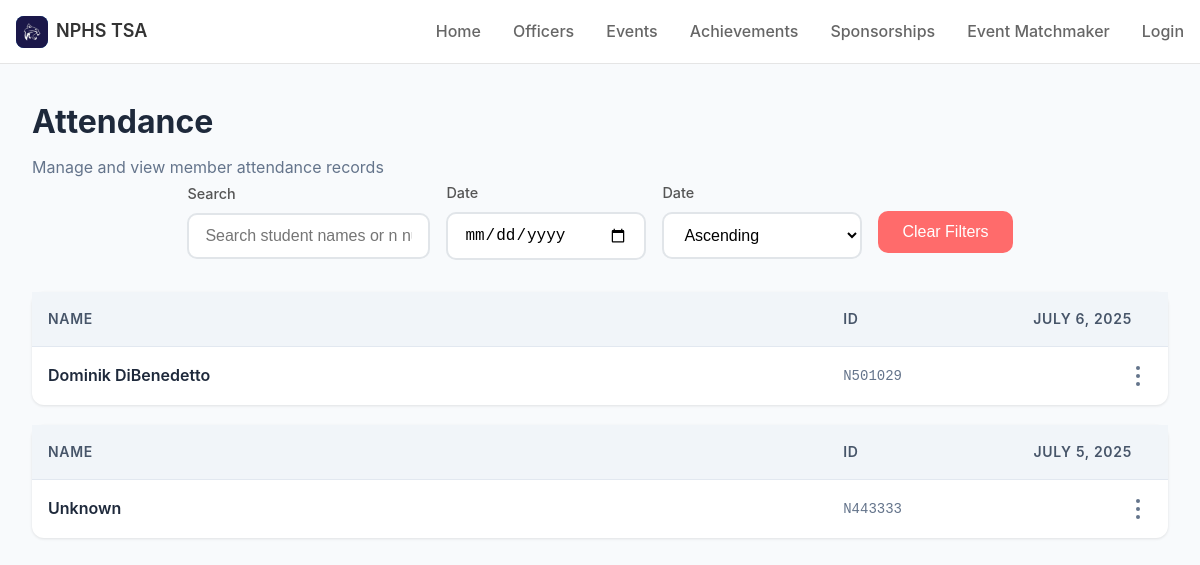
/members/attendance/, run on an earlier commit of the app's database.
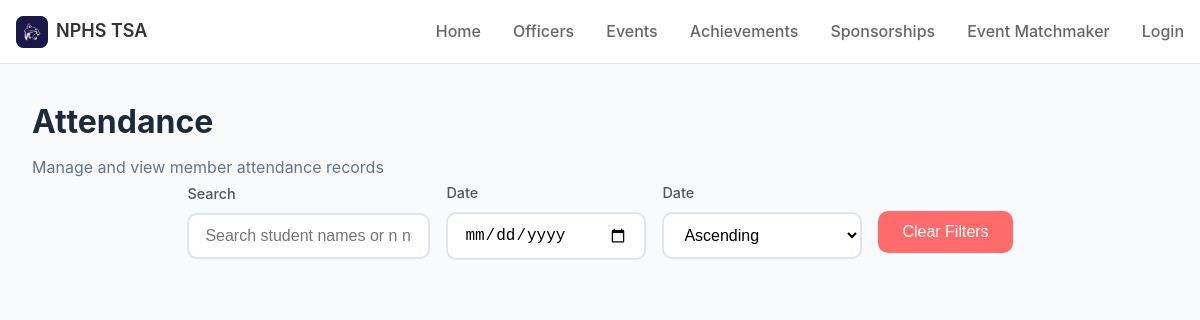
And on a later commit of the database.
### members/models.py (models this page shows)
class AttendanceRecord(models.Model):
    date = models.DateField()
    n_number = models.CharField(max_length=7)
    user = models.ForeignKey(Member, on_delete=models.CASCADE, blank=True, null=True)

### authentication/models.py (models this page shows, shortened)
class Member(AbstractUser):
    name = models.CharField(max_length=100)
    username = models.CharField(max_length=7, unique=True) # nNumber
    role = models.CharField(max_length=20, default="Member")
    strikes = models.IntegerField(default=0)
    email = models.EmailField(unique=True)

### members/views.py (the view)
# urls.py: path("attendance/", views.attendance_view, name="attendance"),
def attendance_view(request):
    records = AttendanceRecord.objects.select_related('user').order_by('date')
    grouped_by_date = {
        date: list(group)
        for date, group in groupby(records, key=attrgetter('date'))
    }
    print(grouped_by_date)
    return render(request, "attendance.html", {"records": grouped_by_date})

### authentication/templatetags/is_officer.py (called while the page is built)
@register.filter(name='is_officer')
def is_officer(user):
    return user.groups.filter(name="Officer").exists()

### coresite/templatetags/mycomponents.py (called while the page is built)
@register.inclusion_tag('components/navbar.html', takes_context=True)
def navbar(context, active_navbar_link, active_sidebar_link):
    user = context['request'].user
    return {
        'user': user,
        'is_authenticated': user.is_authenticated,
        'active_navbar_link': active_navbar_link,
        'active_sidebar_link': active_sidebar_link
    }

### members/templatetags/my_filters.py (called while the page is built)
@register.filter
def replace_string(value, arg):
    value = str(value)
    old_substring, new_substring = arg.split(',')
    return value.replace(old_substring, new_substring)

### members/templates/attendance.html (shortened to what this page needs)
<!DOCTYPE html>
<html lang="en">
    <head>
        {% load static %}
        <link rel="stylesheet" href="{% static 'css/styles.css' %}" />
        <link rel="stylesheet" href="{% static 'css/members.css' %}" />
    </head>
    <body>
        {% load mycomponents %}
        {% load my_filters %}
        {% load is_officer %}
        {% navbar "none" "Attendance" %}
        <div class="container">
            <div class="header">
                <h1>Attendance</h1>
                <p>Manage and view member attendance records</p>
                <div class="filters">
                    <div class="filter-group">
                        <label for="searchInput">Search</label>
                        <input type="text" id="searchInput" class="filter-input" placeholder="Search student names or n numbers...">
                    </div>
                    <div class="filter-group">
                        <label for="dateFilter">Date</label>
                        <input type="date" name="dateFilter" id="dateFilter" class="filter-input" />
                    </div>
                    <div class="filter-group">
                        <label for="dateOrderFilter">Date</label>
                        <select id="dateOrderFilter" name="dateOrderFilter" class="dateOrderFilter filter-input">
                            <option value="ascending">Ascending</option>
                        </select>
                    </div>
                    <button class="clear-filters" onclick="clearAllFilters()">Clear Filters</button>
                </div>
            </div>
            {% for date, record in records.items %}
            <div class="members-table" id="date-{{ date|replace_string:' , ' }}">
                <table>
                    <thead>
                        <tr style="position: relative;">
                            <th>Name</th>
                            <th>ID</th>
                            <th class="date" style="position: absolute; right: 20px; top: 50%; transform: translateY(-50%);">{{ date }}</th>
                        </tr>
                    </thead>
                    <tbody id="membersTableBody">
                        {% for member in record %}
                        <tr>
                            <td class="member-name" style="width: 70%;">
                                {% if member.user %}
                                {{ member.user.name }}
                                {% else %}
                                Unknown
                                {% endif %}
                            </td>
                            <td class="member-id">{{ member.n_number }}</td>
                            <td style="position: relative;" style="z-index: 100;">
                                <div class="menu-container" style="position: absolute; right: 20px; top: 50%; transform: translateY(-50%); z-index: 100">
                                    <button
                                        class="menu-button"
                                        onclick="toggleMenu('{{ forloop.parentloop.counter }}-{{ forloop.counter }}')"
                                    >
                                        <span class="menu-dots"></span>
                                    </button>
                                </div>
                            </td>
                        </tr>
                        {% endfor %}
                    </tbody>
                </table>
            </div>
            {% endfor %}
        </div>
    </body>
</html>

What changed in the data, as far as the page shows it:
removed AttendanceRecord: date "JULY 5, 2025", shows "Unknown", n_number "N443333"
removed AttendanceRecord: date "JULY 6, 2025", user.name "Dominik DiBenedetto", n_number "N501029"
